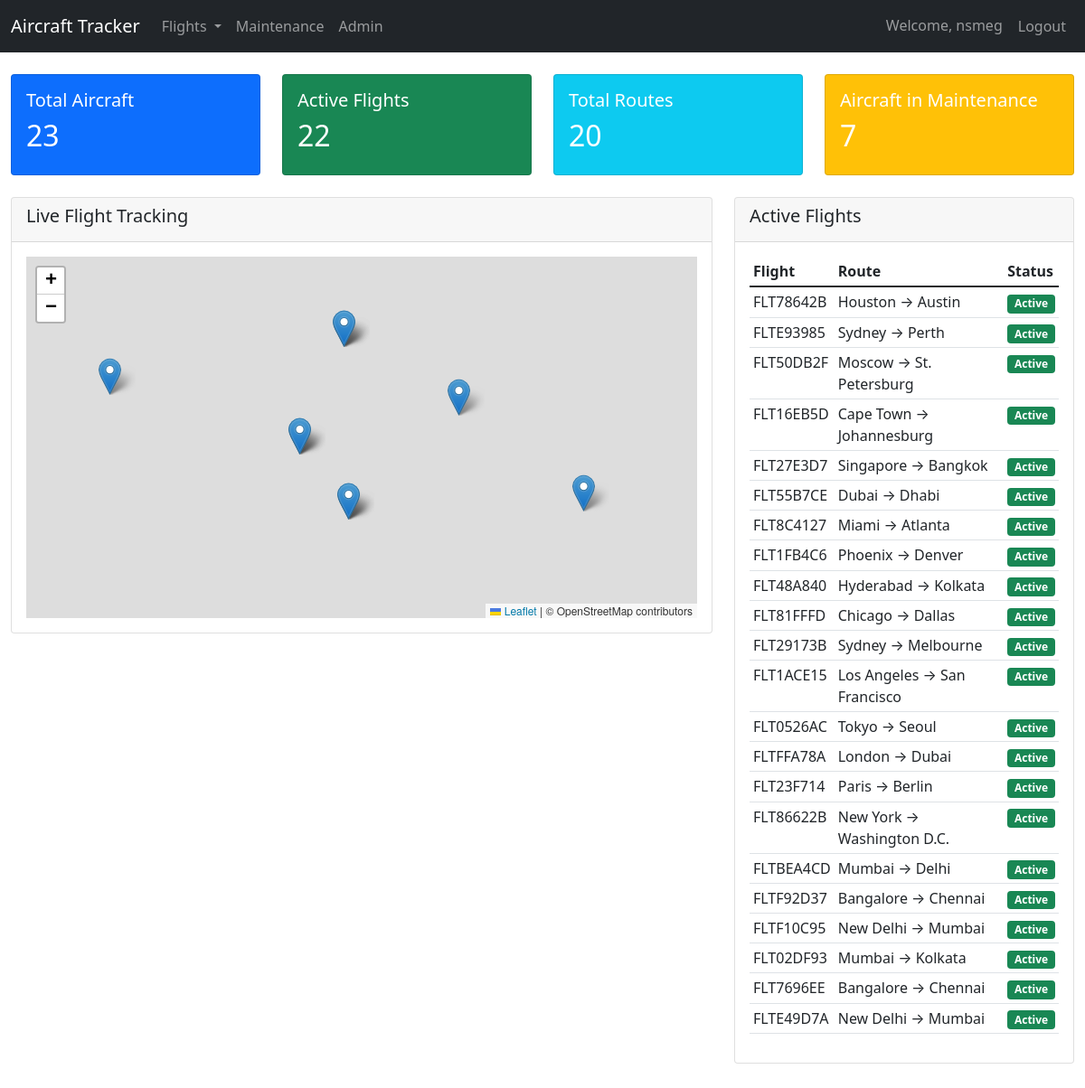
The app's page / (signed in) with its own data.
### aircraft_data/models.py (models this page shows, shortened)
class FlightTrack(models.Model):
    aircraft = models.ForeignKey(Aircraft, on_delete=models.CASCADE, related_name='flight_tracks')
    flight_number = models.CharField(max_length=20, unique=True, default=generate_flight_number)
    departure_location = models.CharField(max_length=100)
    arrival_location = models.CharField(max_length=100)
    departure_time = models.DateTimeField(default=timezone.now)
    arrival_time = models.DateTimeField(null=True, blank=True)
    current_latitude = models.FloatField(null=True, blank=True)
    current_longitude = models.FloatField(null=True, blank=True)
    current_altitude = models.FloatField(null=True, blank=True)
    created_at = models.DateTimeField(auto_now_add=True)
    updated_at = models.DateTimeField(auto_now=True)

### aircraft_data/views.py (the view)
# urls.py: path('', views.aircraft_list, name='aircraft_list'),
@login_required
def aircraft_list(request):
    aircrafts = Aircraft.objects.all().order_by('-last_updated')
    flights = FlightTrack.objects.all().order_by('-departure_time')
    status_counts = {
        'total': 23,
        'active': 11,
        'maintenance': 7,
        'inactive': 5,
    }
    flight_stats = {
        'total_flights': 22,
        'total_routes': len(set([f"{flight.departure_location}-{flight.arrival_location}" for flight in flights])),
        'domestic_routes': flights.filter(
            departure_location__in=['Mumbai', 'Delhi', 'Bangalore', 'Chennai', 'Kolkata', 'Hyderabad']
        ).count(),
        'international_routes': flights.exclude(
            departure_location__in=['Mumbai', 'Delhi', 'Bangalore', 'Chennai', 'Kolkata', 'Hyderabad']
        ).count(),
    }
    return render(request, 'aircraft_data/dashboard.html', {
        'aircrafts': aircrafts,
        'flights': flights,
        'status_counts': status_counts,
        'flight_stats': flight_stats,
    })

### aircraft_data/templates/aircraft_data/dashboard.html (shortened to what this page needs)
{% extends 'aircraft_data/base.html' %}
{% load static %}
{% block extra_head %}
<link rel="stylesheet" href="https://unpkg.com/leaflet@1.7.1/dist/leaflet.css" />
{% endblock %}
{% block content %}
<div class="container-fluid">
    <div class="row mb-4">
        <div class="col-md-3">
            <div class="card bg-primary text-white">
                <div class="card-body">
                    <h5 class="card-title">Total Aircraft</h5>
                    <h2>23</h2>
                </div>
            </div>
        </div>
        <div class="col-md-3">
            <div class="card bg-success text-white">
                <div class="card-body">
                    <h5 class="card-title">Active Flights</h5>
                    <h2>22</h2>
                </div>
            </div>
        </div>
        <div class="col-md-3">
            <div class="card bg-info text-white">
                <div class="card-body">
                    <h5 class="card-title">Total Routes</h5>
                    <h2>{{ flight_stats.total_routes }}</h2>
                </div>
            </div>
        </div>
        <div class="col-md-3">
            <div class="card bg-warning text-white">
                <div class="card-body">
                    <h5 class="card-title">Aircraft in Maintenance</h5>
                    <h2>7</h2>
                </div>
            </div>
        </div>
    </div>
    <div class="row mb-4">
        <div class="col-md-8">
            <div class="card">
                <div class="card-header">
                    <h5>Live Flight Tracking</h5>
                </div>
                <div class="card-body">
                    <div id="map" style="height: 400px;"></div>
                </div>
            </div>
        </div>
        <div class="col-md-4">
            <div class="card">
                <div class="card-header">
                    <h5>Active Flights</h5>
                </div>
                <div class="card-body">
                    <div class="table-responsive">
                        <table class="table table-sm">
                            <thead>
                                <tr>
                                    <th>Flight</th>
                                    <th>Route</th>
                                    <th>Status</th>
                                </tr>
                            </thead>
                            <tbody>
                                {% for flight in flights %}
                                <tr>
                                    <td>{{ flight.flight_number }}</td>
                                    <td>{{ flight.departure_location }} → {{ flight.arrival_location }}</td>
                                    <td><span class="badge bg-success">Active</span></td>
                                </tr>
                                {% endfor %}
                            </tbody>
                        </table>
                    </div>
                </div>
            </div>
        </div>
    </div>
</div>
{% endblock %}

### aircraft_data/templates/aircraft_data/base.html (shortened to what this page needs)
{% load static %}
<!DOCTYPE html>
<html lang="en">
<head>
    <link href="https://cdn.jsdelivr.net/npm/bootstrap@5.1.3/dist/css/bootstrap.min.css" rel="stylesheet">
    {% block extra_head %}{% endblock %}
</head>
<body>
    <nav class="navbar navbar-expand-lg navbar-dark bg-dark">
        <div class="container-fluid">
            <a class="navbar-brand" href="{% url 'aircraft_data:aircraft_list' %}">Aircraft Tracker</a>
            <div class="collapse navbar-collapse" id="navbarNav">
                <ul class="navbar-nav me-auto">
                    <li class="nav-item dropdown">
                        <a class="nav-link dropdown-toggle" href="#" id="flightsDropdown" role="button" data-bs-toggle="dropdown" aria-expanded="false">
                            Flights
                        </a>
                    </li>
                    {% if user.is_authenticated %}
                        <li class="nav-item">
                            <a class="nav-link" href="{% url 'aircraft_data:maintenance_dashboard' %}">Maintenance</a>
                        </li>
                        <li class="nav-item">
                            <a class="nav-link" href="/admin/">Admin</a>
                        </li>
                    {% endif %}
                </ul>
                <ul class="navbar-nav">
                    {% if user.is_authenticated %}
                        <li class="nav-item">
                            <span class="nav-link">Welcome, {{ user.username }}</span>
                        </li>
                        <li class="nav-item">
                            <form method="post" action="{% url 'logout' %}" class="d-inline">
                                <button type="submit" class="btn btn-link nav-link">Logout</button>
                            </form>
                        </li>
                    {% endif %}
                </ul>
            </div>
        </div>
    </nav>
    <main class="py-4">
        {% block content %}{% endblock %}
    </main>
</body>
</html>

### records on screen
FlightTrack: flight_number "FLT78642B", departure_location "Houston", arrival_location "Austin"
FlightTrack: flight_number "FLTE93985", departure_location "Sydney", arrival_location "Perth"
FlightTrack: flight_number "FLT50DB2F", departure_location "Moscow", arrival_location "St. Petersburg"
FlightTrack: flight_number "FLT16EB5D", departure_location "Cape Town", arrival_location "Johannesburg"
FlightTrack: flight_number "FLT27E3D7", departure_location "Singapore", arrival_location "Bangkok"
FlightTrack: flight_number "FLT55B7CE", departure_location "Dubai", arrival_location "Dhabi"
FlightTrack: flight_number "FLT8C4127", departure_location "Miami", arrival_location "Atlanta"
FlightTrack: flight_number "FLT1FB4C6", departure_location "Phoenix", arrival_location "Denver"
FlightTrack: flight_number "FLT48A840", departure_location "Hyderabad", arrival_location "Kolkata"
FlightTrack: flight_number "FLT81FFFD", departure_location "Chicago", arrival_location "Dallas"
FlightTrack: flight_number "FLT29173B", departure_location "Sydney", arrival_location "Melbourne"
FlightTrack: flight_number "FLT1ACE15", departure_location "Los Angeles", arrival_location "San Francisco"
FlightTrack: flight_number "FLT0526AC", departure_location "Tokyo", arrival_location "Seoul"
FlightTrack: flight_number "FLTFFA78A", departure_location "London", arrival_location "Dubai"
FlightTrack: flight_number "FLT23F714", departure_location "Paris", arrival_location "Berlin"
FlightTrack: flight_number "FLT86622B", departure_location "New York", arrival_location "Washington D.C."
FlightTrack: flight_number "FLTBEA4CD", departure_location "Mumbai", arrival_location "Delhi"
FlightTrack: flight_number "FLTF92D37", departure_location "Bangalore", arrival_location "Chennai"
FlightTrack: flight_number "FLTF10C95", departure_location "New Delhi", arrival_location "Mumbai"
FlightTrack: flight_number "FLT02DF93", departure_location "Mumbai", arrival_location "Kolkata"
FlightTrack: flight_number "FLT7696EE", departure_location "Bangalore", arrival_location "Chennai"
FlightTrack: flight_number "FLTE49D7A", departure_location "New Delhi", arrival_location "Mumbai"

### other values on screen
{{ user.username }} "nsmeg"
{{ flight_stats.total_routes }} "20"
